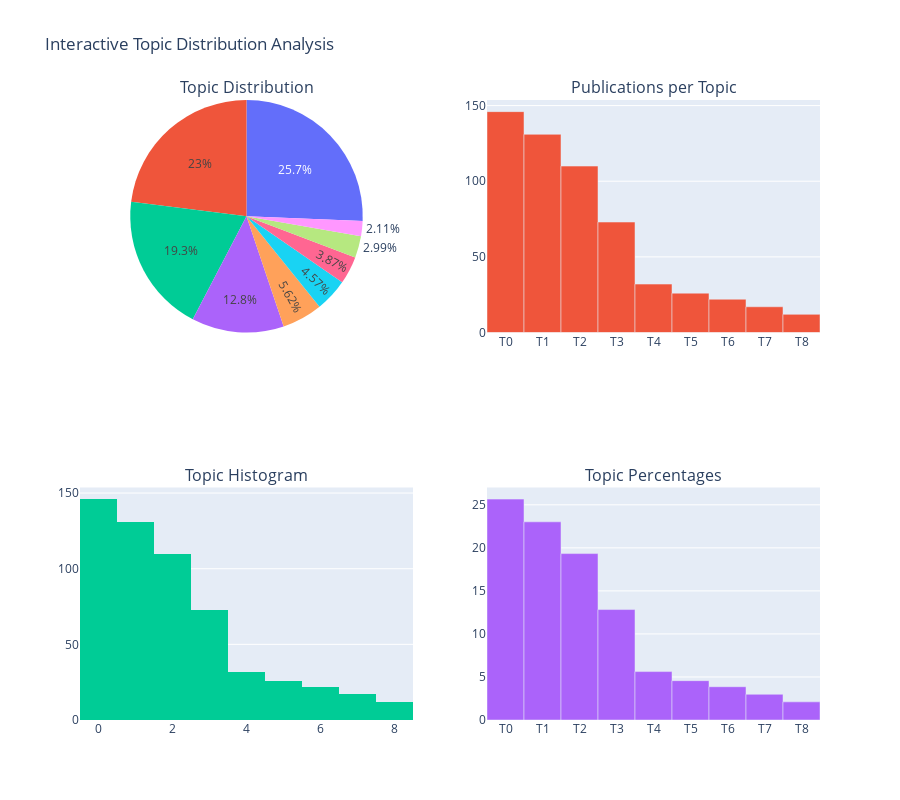

Write notebook code for a chart like this one.
### Code cell
# Cell 4: Enhanced Topic Distribution Analysis
print("🔄 Creating enhanced topic distribution analysis...")

if 'topic' in df_publications.columns:
    # Clean topic data
    valid_topics = df_publications['topic'].dropna()
    
    if len(valid_topics) > 0:
        # Create comprehensive topic analysis
        fig, axes = plt.subplots(2, 2, figsize=(20, 12))
        
        # 1. Topic distribution pie chart
        topic_counts = valid_topics.value_counts().sort_index()
        colors = plt.cm.Set3(np.linspace(0, 1, len(topic_counts)))
        
        wedges, texts, autotexts = axes[0, 0].pie(topic_counts.values, 
                                                 labels=[f'Topic {int(t)}' for t in topic_counts.index],
                                                 autopct='%1.1f%%', 
                                                 colors=colors,
                                                 startangle=90)
        axes[0, 0].set_title('Distribution of Publications by Topic', fontsize=14, fontweight='bold')
        
        # 2. Topic distribution bar chart with annotations
        bars = axes[0, 1].bar(range(len(topic_counts)), topic_counts.values, color=colors)
        axes[0, 1].set_title('Number of Publications per Topic', fontsize=14, fontweight='bold')
        axes[0, 1].set_xlabel('Topic ID')
        axes[0, 1].set_ylabel('Number of Publications')
        axes[0, 1].set_xticks(range(len(topic_counts)))
        axes[0, 1].set_xticklabels([f'T{int(t)}' for t in topic_counts.index])
        
        # Add value labels on bars
        for i, bar in enumerate(bars):
            height = bar.get_height()
            axes[0, 1].text(bar.get_x() + bar.get_width()/2., height + 0.5,
                           f'{int(height)}', ha='center', va='bottom', fontweight='bold')
        
        # 3. Topic distribution histogram
        axes[1, 0].hist(valid_topics, bins=len(topic_counts), color='skyblue', alpha=0.7, edgecolor='black')
        axes[1, 0].set_title('Topic Distribution Histogram', fontsize=14, fontweight='bold')
        axes[1, 0].set_xlabel('Topic ID')
        axes[1, 0].set_ylabel('Frequency')
        axes[1, 0].set_xticks(topic_counts.index)
        axes[1, 0].set_xticklabels([f'T{int(t)}' for t in topic_counts.index])
        
        # 4. Topic percentage comparison
        percentages = (topic_counts / len(valid_topics)) * 100
        bars = axes[1, 1].bar(range(len(percentages)), percentages.values, color=colors)
        axes[1, 1].set_title('Topic Distribution Percentages', fontsize=14, fontweight='bold')
        axes[1, 1].set_xlabel('Topic ID')
        axes[1, 1].set_ylabel('Percentage (%)')
        axes[1, 1].set_xticks(range(len(percentages)))
        axes[1, 1].set_xticklabels([f'T{int(t)}' for t in percentages.index])
        
        # Add percentage labels on bars
        for i, bar in enumerate(bars):
            height = bar.get_height()
            axes[1, 1].text(bar.get_x() + bar.get_width()/2., height + 0.5,
                           f'{height:.1f}%', ha='center', va='bottom', fontweight='bold')
        
        plt.tight_layout()
        plt.show()
        
        # Print detailed topic statistics
        print(f"\n📊 Topic Distribution Analysis:")
        print("=" * 50)
        print(f"Total publications with topics: {len(valid_topics)}")
        print(f"Number of unique topics: {len(topic_counts)}")
        print(f"Most common topic: Topic {int(topic_counts.index[0])} ({topic_counts.iloc[0]} publications, {percentages.iloc[0]:.1f}%)")
        print(f"Least common topic: Topic {int(topic_counts.index[-1])} ({topic_counts.iloc[-1]} publications, {percentages.iloc[-1]:.1f}%)")
        
        # Topic diversity analysis
        from scipy.stats import entropy
        topic_diversity = entropy(topic_counts.values)
        print(f"Topic diversity (entropy): {topic_diversity:.3f}")
        
        # Create interactive topic analysis
        fig = make_subplots(
            rows=2, cols=2,
            subplot_titles=('Topic Distribution', 'Publications per Topic', 
                           'Topic Histogram', 'Topic Percentages'),
            specs=[[{"type": "pie"}, {"type": "bar"}],
                   [{"type": "histogram"}, {"type": "bar"}]]
        )
        
        # Pie chart
        fig.add_trace(
            go.Pie(labels=[f'Topic {int(t)}' for t in topic_counts.index], 
                   values=topic_counts.values, name="Topics"),
            row=1, col=1
        )
        
        # Bar chart
        fig.add_trace(
            go.Bar(x=[f'T{int(t)}' for t in topic_counts.index], 
                   y=topic_counts.values, name="Publications"),
            row=1, col=2
        )
        
        # Histogram
        fig.add_trace(
            go.Histogram(x=valid_topics, nbinsx=len(topic_counts), name="Distribution"),
            row=2, col=1
        )
        
        # Percentages
        fig.add_trace(
            go.Bar(x=[f'T{int(t)}' for t in percentages.index], 
                   y=percentages.values, name="Percentages"),
            row=2, col=2
        )
        
        fig.update_layout(height=800, showlegend=False, 
                          title_text="Interactive Topic Distribution Analysis")
        fig.show()
        
    else:
        print("❌ No valid topic data found")
else:
    print("❌ No topic column found")
    
print("✅ Enhanced topic distribution analysis completed!")

### Figure 1 — Plotly figure (JSON) as saved in the notebook; plotly's stock layout.template omitted (floating-point values rounded to 4 significant figures; data arrays with more than 128 entries replaced by an {"elided": "..."} marker saying what was removed)
{"data": [{"domain": {"x": [0, 0.45], "y": [0.625, 1]}, "labels": ["Topic 0", "Topic 1", "Topic 2", "Topic 3", "Topic 4", "Topic 5", "Topic 6", "Topic 7", "Topic 8"], "name": "Topics", "type": "pie", "values": [146, 131, 110, 73, 32, 26, 22, 17, 12]}, {"name": "Publications", "type": "bar", "x": ["T0", "T1", "T2", "T3", "T4", "T5", "T6", "T7", "T8"], "xaxis": "x", "y": [146, 131, 110, 73, 32, 26, 22, 17, 12], "yaxis": "y"}, {"name": "Distribution", "nbinsx": 9, "type": "histogram", "x": {"elided": "569 float values"}, "xaxis": "x2", "yaxis": "y2"}, {"name": "Percentages", "type": "bar", "x": ["T0", "T1", "T2", "T3", "T4", "T5", "T6", "T7", "T8"], "xaxis": "x3", "y": [25.66, 23.02, 19.33, 12.83, 5.624, 4.569, 3.866, 2.988, 2.109], "yaxis": "y3"}], "layout": {"annotations": [{"font": {"size": 16}, "showarrow": false, "text": "Topic Distribution", "x": 0.225, "xanchor": "center", "xref": "paper", "y": 1, "yanchor": "bottom", "yref": "paper"}, {"font": {"size": 16}, "showarrow": false, "text": "Publications per Topic", "x": 0.775, "xanchor": "center", "xref": "paper", "y": 1, "yanchor": "bottom", "yref": "paper"}, {"font": {"size": 16}, "showarrow": false, "text": "Topic Histogram", "x": 0.225, "xanchor": "center", "xref": "paper", "y": 0.375, "yanchor": "bottom", "yref": "paper"}, {"font": {"size": 16}, "showarrow": false, "text": "Topic Percentages", "x": 0.775, "xanchor": "center", "xref": "paper", "y": 0.375, "yanchor": "bottom", "yref": "paper"}], "height": 800, "showlegend": false, "title": {"text": "Interactive Topic Distribution Analysis"}, "xaxis": {"anchor": "y", "domain": [0.55, 1]}, "xaxis2": {"anchor": "y2", "domain": [0, 0.45]}, "xaxis3": {"anchor": "y3", "domain": [0.55, 1]}, "yaxis": {"anchor": "x", "domain": [0.625, 1]}, "yaxis2": {"anchor": "x2", "domain": [0, 0.375]}, "yaxis3": {"anchor": "x3", "domain": [0, 0.375]}}}
